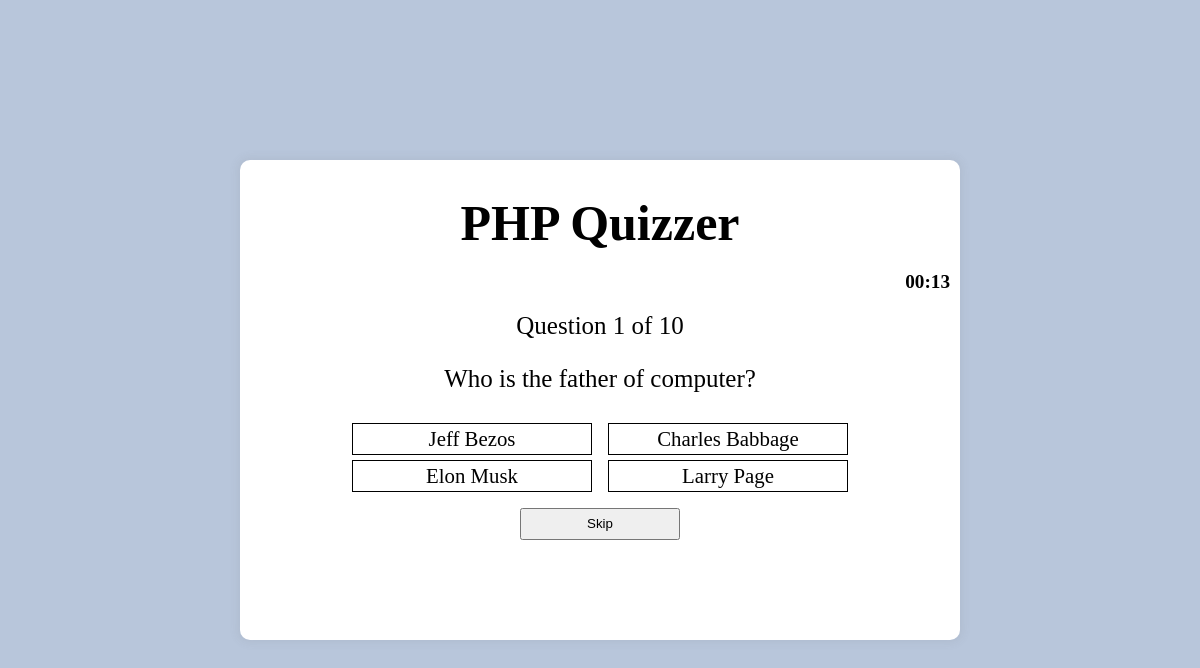
Page /phpAccount/question3.php?n=10 on the committed database.
### tables this page shows
CREATE TABLE `questions3` (
  `question_number` int(11) NOT NULL,
  `text` text NOT NULL
);

CREATE TABLE `choices3` (
  `id` int(11) NOT NULL,
  `question_number` int(11) NOT NULL,
  `is_correct` tinyint(1) NOT NULL DEFAULT 0,
  `text` text NOT NULL
);

### phpAccount/question3.php (the view, shortened to what this page needs)
<?php include 'database.php'; ?>
<?php
$number = (int) $_GET['n'];
$query ="SELECT * FROM `questions3`";
    $results = $mysqli->query ($query) or die ($mysqli->error.__LINE__);
    $total = $results->num_rows;
    $query ="SELECT *FROM `questions3`
                WHERE question_number = $number";
    $result = $mysqli->query($query) or die ($mysqli->error.__LINE__);
    $question  = $result->fetch_assoc();
        $query = "SELECT * FROM `choices3`
         WHERE question_number = $number";
         $choices = $mysqli->query($query) or die ($mysqli->error.__LINE__);
?>
<html>
     <head>
     <link rel="stylesheet" type="text/css" href="style8.css">
</head>
<body>
         <div class="container">
            <h1 style="margin-bottom: 0;">PHP Quizzer</h1>
            <div style="margin-top: 0;" class="timer-container">
             <div class="timer">
             <p style="display: flex;justify-content: flex-end;align-content: center;margin-right: 10px;font-size: 1.2rem;font-weight:bold; background: white;">00:<span id="countdown">15</span></p>
         </div>
     </div>
             <div class="current">Question <?=$_SESSION['index'] +1 ?> of <?php echo $total; ?></div>
             <p class="question">
                <?php
                echo $question['text'];
                ?>
             </p>
             <form method="post" action="process3.php">
                 <div class="choices">
                    <?php while($row = $choices->fetch_assoc()):
                        ?>
                     <div><label for="<?php echo $row['id']; ?>"><?php echo $row['text'] ?></label><input name="choice" type="radio" id="<?php echo $row['id']; ?>"  value="<?php echo $row['id']; ?>"/></div>
                 <?php endwhile; ?>
                 </div>
               <input style="margin-top: 1rem;
    width: 10rem;
    height: 2rem;" type="submit" value="Skip" id="skip" />
             </form>
         </div>
 </body>
 </html>

### phpAccount/style8.css (style rules this page uses)
* { box-sizing: border-box; }
body { background-color:#b8c6db; align-items:center; justify-content: center; height: 100vh; overflow: hidden; margin: 0; display: flex; }
.container { background-color: white; border-radius: 10px; box-shadow: 0 0 10px 2px rgba(100,100,100, 0.1); width: 60%; overflow: hidden; text-align: center; height: 60%; font-size: 25px; }
label { border: 1px solid black; margin-top: 5px; cursor: pointer; display: block; width: 15rem; height: 2rem; display: flex; justify-content: center; align-items: center; font-size: 1.3rem; }
form { display: flex; flex-direction: column; justify-content: center; align-items: center; }
.choices { display: grid; grid-template-columns: auto auto; grid-column-gap: 1rem; }

### rows in the picture
questions3: text "Who is the father of computer?"
choices3: text "Jeff Bezos"
choices3: text "Charles Babbage"
choices3: text "Elon Musk"
choices3: text "Larry Page"

### other values in the picture
$_SESSION['index'] +1 "1"
$total "10"
